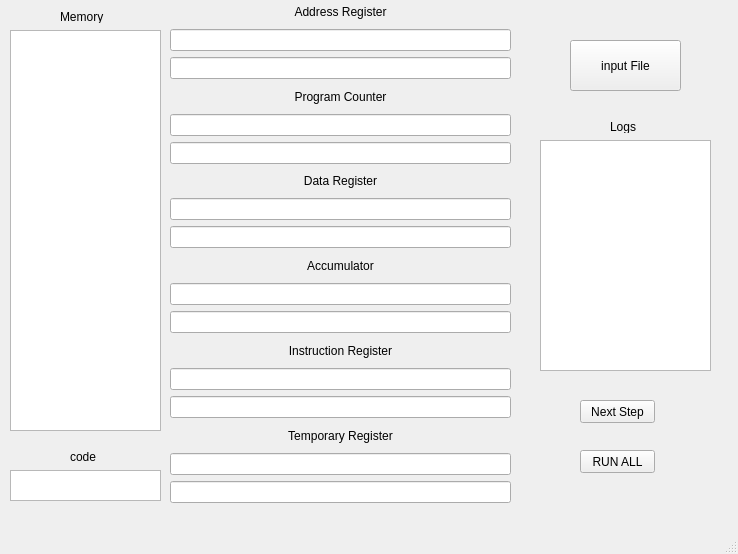
<?xml version="1.0" encoding="UTF-8"?>
<ui version="4.0">
 <class>MainWindow</class>
 <widget class="QMainWindow" name="MainWindow">
  <property name="geometry">
   <rect>
    <x>0</x>
    <y>0</y>
    <width>738</width>
    <height>554</height>
   </rect>
  </property>
  <property name="windowTitle">
   <string>MainWindow</string>
  </property>
  <widget class="QWidget" name="centralwidget">
   <widget class="QPushButton" name="getFile">
    <property name="geometry">
     <rect>
      <x>570</x>
      <y>40</y>
      <width>111</width>
      <height>51</height>
     </rect>
    </property>
    <property name="text">
     <string>input File</string>
    </property>
   </widget>
   <widget class="QPushButton" name="runAll">
    <property name="geometry">
     <rect>
      <x>580</x>
      <y>450</y>
      <width>75</width>
      <height>23</height>
     </rect>
    </property>
    <property name="text">
     <string>RUN ALL</string>
    </property>
   </widget>
   <widget class="QWidget" name="verticalLayoutWidget">
    <property name="geometry">
     <rect>
      <x>170</x>
      <y>0</y>
      <width>341</width>
      <height>503</height>
     </rect>
    </property>
    <layout class="QVBoxLayout" name="verticalLayout">
     <item>
      <widget class="QLabel" name="label">
       <property name="text">
        <string>Address Register</string>
       </property>
       <property name="alignment">
        <set>Qt::AlignCenter</set>
       </property>
      </widget>
     </item>
     <item>
      <widget class="QLineEdit" name="arVal">
       <property name="alignment">
        <set>Qt::AlignCenter</set>
       </property>
      </widget>
     </item>
     <item>
      <widget class="QLineEdit" name="arPins">
       <property name="alignment">
        <set>Qt::AlignCenter</set>
       </property>
      </widget>
     </item>
     <item>
      <widget class="QLabel" name="label_3">
       <property name="text">
        <string>Program Counter</string>
       </property>
       <property name="alignment">
        <set>Qt::AlignCenter</set>
       </property>
      </widget>
     </item>
     <item>
      <widget class="QLineEdit" name="pcVal">
       <property name="alignment">
        <set>Qt::AlignCenter</set>
       </property>
      </widget>
     </item>
     <item>
      <widget class="QLineEdit" name="pcPins">
       <property name="alignment">
        <set>Qt::AlignCenter</set>
       </property>
      </widget>
     </item>
     <item>
      <widget class="QLabel" name="label_4">
       <property name="text">
        <string>Data Register</string>
       </property>
       <property name="alignment">
        <set>Qt::AlignCenter</set>
       </property>
      </widget>
     </item>
     <item>
      <widget class="QLineEdit" name="drVal">
       <property name="alignment">
        <set>Qt::AlignCenter</set>
       </property>
      </widget>
     </item>
     <item>
      <widget class="QLineEdit" name="drPins">
       <property name="alignment">
        <set>Qt::AlignCenter</set>
       </property>
      </widget>
     </item>
     <item>
      <widget class="QLabel" name="label_5">
       <property name="text">
        <string>Accumulator</string>
       </property>
       <property name="alignment">
        <set>Qt::AlignCenter</set>
       </property>
      </widget>
     </item>
     <item>
      <widget class="QLineEdit" name="acVal">
       <property name="alignment">
        <set>Qt::AlignCenter</set>
       </property>
      </widget>
     </item>
     <item>
      <widget class="QLineEdit" name="acPins">
       <property name="alignment">
        <set>Qt::AlignCenter</set>
       </property>
      </widget>
     </item>
     <item>
      <widget class="QLabel" name="label_6">
       <property name="text">
        <string>Instruction Register</string>
       </property>
       <property name="alignment">
        <set>Qt::AlignCenter</set>
       </property>
      </widget>
     </item>
     <item>
      <widget class="QLineEdit" name="irVal">
       <property name="alignment">
        <set>Qt::AlignCenter</set>
       </property>
      </widget>
     </item>
     <item>
      <widget class="QLineEdit" name="irPins">
       <property name="alignment">
        <set>Qt::AlignCenter</set>
       </property>
      </widget>
     </item>
     <item>
      <widget class="QLabel" name="label_7">
       <property name="text">
        <string>Temporary Register</string>
       </property>
       <property name="alignment">
        <set>Qt::AlignCenter</set>
       </property>
      </widget>
     </item>
     <item>
      <widget class="QLineEdit" name="trVal">
       <property name="alignment">
        <set>Qt::AlignCenter</set>
       </property>
      </widget>
     </item>
     <item>
      <widget class="QLineEdit" name="trPins">
       <property name="alignment">
        <set>Qt::AlignCenter</set>
       </property>
      </widget>
     </item>
    </layout>
   </widget>
   <widget class="QPushButton" name="nextStep">
    <property name="geometry">
     <rect>
      <x>580</x>
      <y>400</y>
      <width>75</width>
      <height>23</height>
     </rect>
    </property>
    <property name="text">
     <string>Next Step</string>
    </property>
   </widget>
   <widget class="QTextEdit" name="memory">
    <property name="geometry">
     <rect>
      <x>10</x>
      <y>30</y>
      <width>151</width>
      <height>401</height>
     </rect>
    </property>
   </widget>
   <widget class="QLabel" name="label_8">
    <property name="geometry">
     <rect>
      <x>60</x>
      <y>10</y>
      <width>47</width>
      <height>13</height>
     </rect>
    </property>
    <property name="text">
     <string>Memory</string>
    </property>
   </widget>
   <widget class="QTextEdit" name="log">
    <property name="geometry">
     <rect>
      <x>540</x>
      <y>140</y>
      <width>171</width>
      <height>231</height>
     </rect>
    </property>
   </widget>
   <widget class="QLabel" name="label_9">
    <property name="geometry">
     <rect>
      <x>610</x>
      <y>120</y>
      <width>47</width>
      <height>13</height>
     </rect>
    </property>
    <property name="text">
     <string>Logs</string>
    </property>
   </widget>
   <widget class="QTextEdit" name="code">
    <property name="geometry">
     <rect>
      <x>10</x>
      <y>470</y>
      <width>151</width>
      <height>31</height>
     </rect>
    </property>
   </widget>
   <widget class="QLabel" name="label_10">
    <property name="geometry">
     <rect>
      <x>70</x>
      <y>450</y>
      <width>47</width>
      <height>13</height>
     </rect>
    </property>
    <property name="text">
     <string>code</string>
    </property>
   </widget>
  </widget>
  <widget class="QMenuBar" name="menubar">
   <property name="geometry">
    <rect>
     <x>0</x>
     <y>0</y>
     <width>738</width>
     <height>21</height>
    </rect>
   </property>
  </widget>
  <widget class="QStatusBar" name="statusbar"/>
 </widget>
 <resources/>
 <connections/>
</ui>
